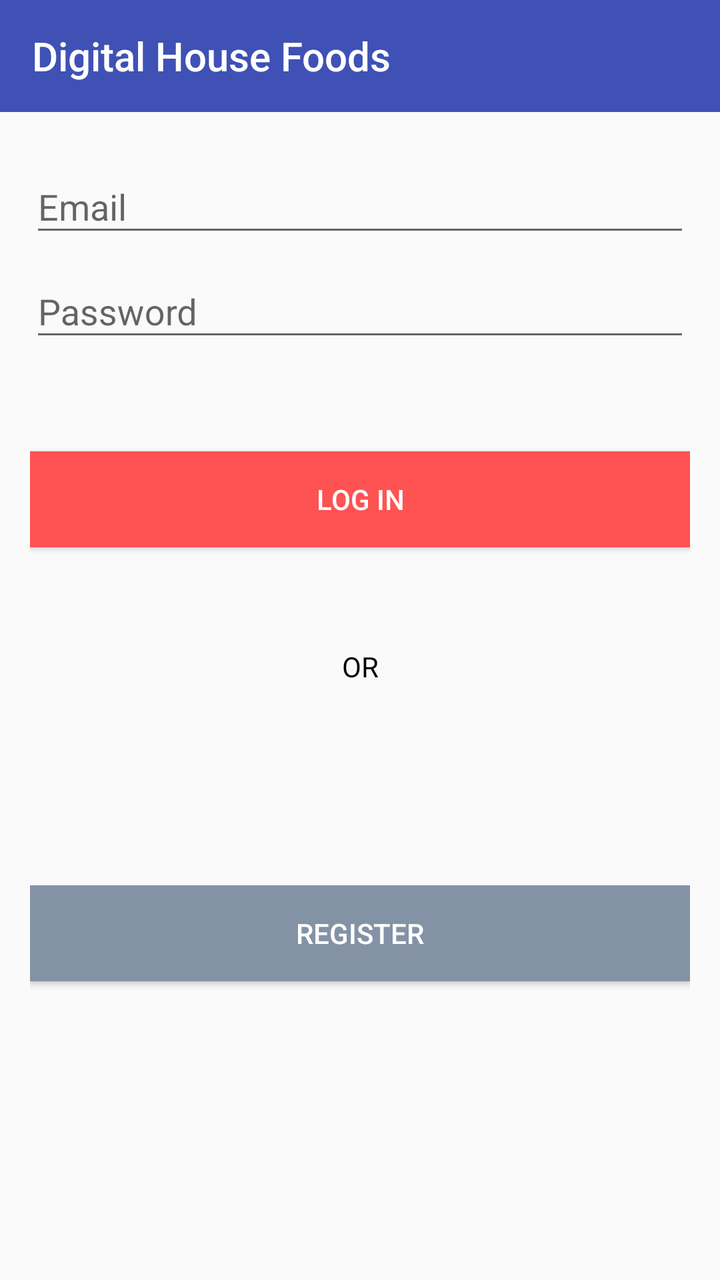
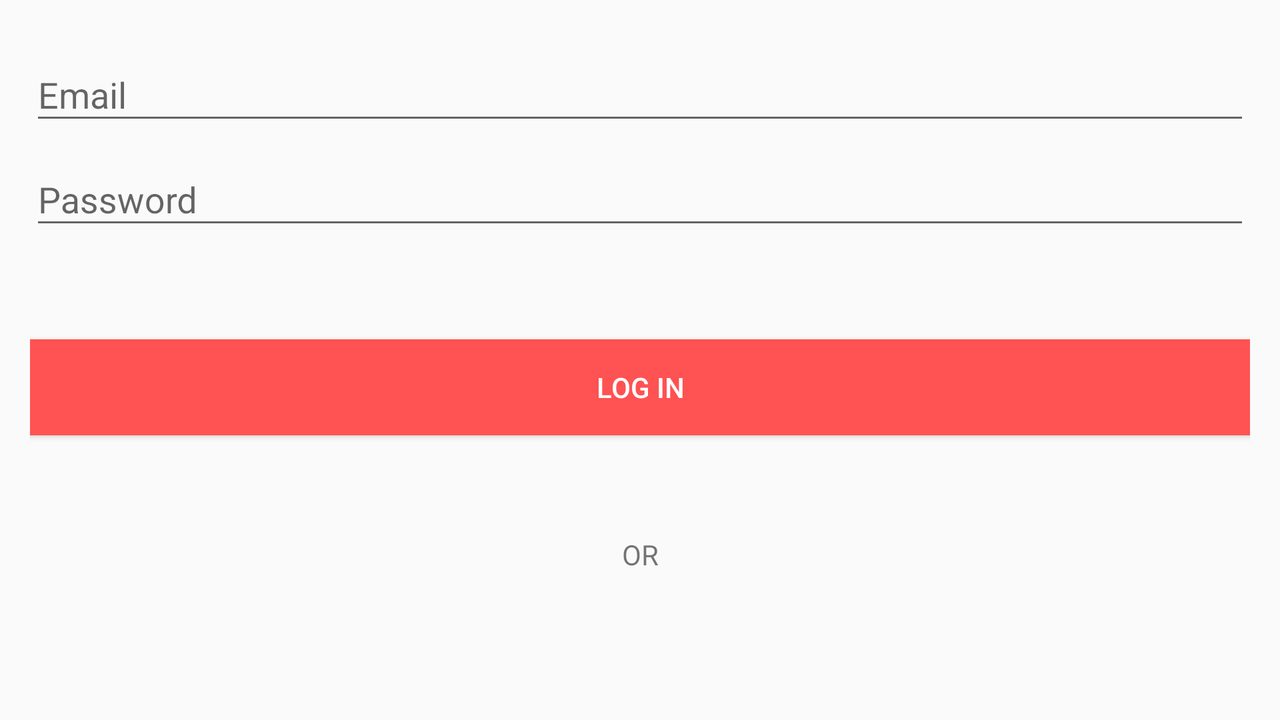

Compare how this app lays out the same screen by default and in its alternative resource folder. The renders come first, then the two layout files and the values they reference.
<!-- AndroidManifest.xml: application theme AppTheme -->
<!-- res/layout/activity_login.xml -->
<?xml version="1.0" encoding="utf-8"?>
<LinearLayout xmlns:android="http://schemas.android.com/apk/res/android"
    xmlns:app="http://schemas.android.com/apk/res-auto"
    xmlns:tools="http://schemas.android.com/tools"
    android:layout_width="match_parent"
    android:layout_height="match_parent"
    android:orientation="vertical"
    tools:context=".LoginActivity">

    <androidx.appcompat.widget.Toolbar
        android:id="@+id/toolbar_loginPage"
        android:layout_width="match_parent"
        android:layout_height="wrap_content"
        android:background="@color/colorToolBar"
        app:title="@string/app_name"
        app:titleTextColor="@color/colorWhite" />

    <LinearLayout
        android:layout_width="match_parent"
        android:layout_height="match_parent"
        android:layout_margin="15dp"
        android:orientation="vertical">

        <com.google.android.material.textfield.TextInputLayout
            android:layout_width="match_parent"
            android:layout_height="wrap_content">

            <com.google.android.material.textfield.TextInputEditText
                android:id="@+id/UserEmail_login"
                android:layout_width="match_parent"
                android:layout_height="wrap_content"
                android:hint="@string/userEmail"
                android:textColor="@color/colorToolBar" />

        </com.google.android.material.textfield.TextInputLayout>

        <com.google.android.material.textfield.TextInputLayout
            android:layout_width="match_parent"
            android:layout_height="wrap_content"
            android:layout_marginTop="0dp">

            <com.google.android.material.textfield.TextInputEditText
                android:id="@+id/UserPassword"
                android:layout_width="match_parent"
                android:layout_height="wrap_content"
                android:hint="@string/userPassword"
                android:inputType="textPassword"
                android:textColor="@color/colorToolBar" />

        </com.google.android.material.textfield.TextInputLayout>

        <Button
            android:id="@+id/button_login"
            android:layout_width="match_parent"
            android:layout_height="wrap_content"
            android:layout_marginTop="50dp"
            android:background="@color/colorButtonLogin"
            android:text="@string/button_login"
            android:textColor="@color/colorWhite" />

            <TextView
                android:id="@+id/textView4"
                android:layout_width="match_parent"
                android:layout_height="wrap_content"
                android:gravity="center"
                android:layout_marginTop="50dp"
                android:text="OR"
                android:textColor="#000000" />

        <Button
            android:id="@+id/buttonregister_loginPage"
            android:layout_width="match_parent"
            android:layout_height="wrap_content"
            android:layout_marginTop="100dp"
            android:background="@color/colorButtonRegister"
            android:text="@string/button_register"
            android:textColor="@color/colorWhite" />

    </LinearLayout>

</LinearLayout>
<!-- resources referenced by this layout -->
<resources>
  <color name="colorButtonLogin">#FF5252</color>
  <color name="colorButtonRegister">#8492A6</color>
  <color name="colorToolBar">#3F51B5</color>
  <color name="colorWhite">#FFFFFF</color>
  <string name="app_name">Digital House Foods</string>
  <string name="button_login">LOG IN</string>
  <string name="button_register">REGISTER</string>
  <string name="userEmail">Email</string>
  <string name="userPassword">Password</string>
  <style name="AppTheme" parent="Theme.AppCompat.Light.NoActionBar">
          
          <item name="colorPrimary">@color/colorPrimary</item>
          <item name="colorPrimaryDark">@color/colorPrimaryDark</item>
          <item name="colorAccent">@color/colorAccent</item>
  
          <item name="android:statusBarColor">@color/colorStatusBar</item>
      </style>
  <color name="colorPrimary">#3F51B5</color>
  <color name="colorPrimaryDark">#3700B3</color>
  <color name="colorAccent">#03DAC5</color>
  <color name="colorStatusBar">#303F9F</color>
</resources>
<!-- res/layout-land/activity_login.xml (the repository's variant of the layout above) -->
<!-- drawn on the phone turned sideways -->
<?xml version="1.0" encoding="utf-8"?>
<LinearLayout
    xmlns:android="http://schemas.android.com/apk/res/android"
    xmlns:app="http://schemas.android.com/apk/res-auto"
    xmlns:tools="http://schemas.android.com/tools"
    android:layout_width="match_parent"
    android:layout_height="match_parent"
    android:orientation="vertical"
    android:layout_margin="15dp"
    tools:context=".LoginActivity">

    <com.google.android.material.textfield.TextInputLayout
        android:layout_width="match_parent"
        android:layout_height="wrap_content">

        <com.google.android.material.textfield.TextInputEditText
            android:id="@+id/UserEmail_login"
            android:layout_width="match_parent"
            android:layout_height="wrap_content"
            android:hint="@string/userEmail"/>

    </com.google.android.material.textfield.TextInputLayout>

    <com.google.android.material.textfield.TextInputLayout
        android:layout_width="match_parent"
        android:layout_height="wrap_content"
        android:layout_marginTop="0dp">

        <com.google.android.material.textfield.TextInputEditText
            android:id="@+id/UserPassword"
            android:layout_width="match_parent"
            android:layout_height="wrap_content"
            android:hint="@string/userPassword"
            android:inputType="textPassword" />

    </com.google.android.material.textfield.TextInputLayout>

    <Button
        android:id="@+id/button_login"
        android:layout_width="match_parent"
        android:layout_height="wrap_content"
        android:layout_marginTop="50dp"
        android:background="@color/colorButtonLogin"
        android:text="@string/button_login"
        android:textColor="@color/colorWhite"/>

    <TextView
        android:id="@+id/textView4"
        android:layout_width="match_parent"
        android:layout_height="wrap_content"
        android:layout_marginTop="50dp"
        android:gravity="center"
        android:text="OR" />

    <Button
        android:id="@+id/buttonregister_loginPage"
        android:layout_width="match_parent"
        android:layout_height="wrap_content"
        android:layout_marginTop="100dp"
        android:background="@color/colorButtonRegister"
        android:text="@string/button_register"
        android:textColor="@color/colorWhite"/>

</LinearLayout>
<!-- resources referenced by the variant -->
<!-- as the phone turned sideways resolves them -->
<resources>
  <color name="colorButtonLogin">#FF5252</color>
  <color name="colorButtonRegister">#8492A6</color>
  <color name="colorWhite">#FFFFFF</color>
  <string name="button_login">LOG IN</string>
  <string name="button_register">REGISTER</string>
  <string name="userEmail">Email</string>
  <string name="userPassword">Password</string>
  <style name="AppTheme" parent="Theme.AppCompat.Light.NoActionBar">
          
          <item name="colorPrimary">@color/colorPrimary</item>
          <item name="colorPrimaryDark">@color/colorPrimaryDark</item>
          <item name="colorAccent">@color/colorAccent</item>
  
          <item name="android:statusBarColor">@color/colorStatusBar</item>
      </style>
  <color name="colorPrimary">#3F51B5</color>
  <color name="colorPrimaryDark">#3700B3</color>
  <color name="colorAccent">#03DAC5</color>
  <color name="colorStatusBar">#303F9F</color>
</resources>
